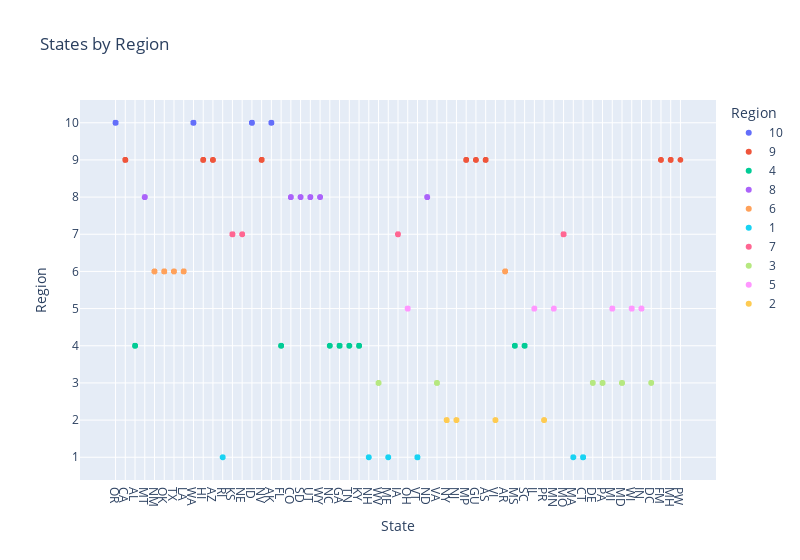

Notebook source saved alongside this figure:
### Markdown cell above
Use scatter plot visualizations to learn more about correlations between columns

### Code cell
all_states = (df['state'].unique())
all_states_sorted = sorted(df['state'].unique())
regions = list(range(1,11))

fig = px.scatter(df,
                 x = 'state',
                 y = 'region',
                 color = 'region',
                 title = 'States by Region',
                 labels = {'state' : 'State',
                           'region' : 'Region'},
    )

fig.update_xaxes(
    categoryorder = 'array',
    categoryarray = all_states,
    tickmode = 'linear',
    dtick = 1
)

fig.update_yaxes(
    categoryorder = 'array',
    categoryarray = regions,
    tickmode = 'linear',
    dtick = 1
)

fig.update_layout(
    width = 800 
)

fig.show()

### Figure 1 — Plotly figure (JSON) as saved in the notebook; plotly's stock layout.template omitted (floating-point values rounded to 4 significant figures; data arrays with more than 128 entries replaced by an {"elided": "..."} marker saying what was removed)
{"data": [{"hovertemplate": "Region=%{y}<br>State=%{x}<extra></extra>", "legendgroup": "10", "marker": {"color": "#636efa", "symbol": "circle"}, "mode": "markers", "name": "10", "showlegend": true, "type": "scattergl", "x": {"elided": "2368 str values"}, "xaxis": "x", "y": {"elided": "2368 str values"}, "yaxis": "y"}, {"hovertemplate": "Region=%{y}<br>State=%{x}<extra></extra>", "legendgroup": "9", "marker": {"color": "#EF553B", "symbol": "circle"}, "mode": "markers", "name": "9", "showlegend": true, "type": "scattergl", "x": {"elided": "2690 str values"}, "xaxis": "x", "y": {"elided": "2690 str values"}, "yaxis": "y"}, {"hovertemplate": "Region=%{y}<br>State=%{x}<extra></extra>", "legendgroup": "4", "marker": {"color": "#00cc96", "symbol": "circle"}, "mode": "markers", "name": "4", "showlegend": true, "type": "scattergl", "x": {"elided": "17701 str values"}, "xaxis": "x", "y": {"elided": "17701 str values"}, "yaxis": "y"}, {"hovertemplate": "Region=%{y}<br>State=%{x}<extra></extra>", "legendgroup": "8", "marker": {"color": "#ab63fa", "symbol": "circle"}, "mode": "markers", "name": "8", "showlegend": true, "type": "scattergl", "x": {"elided": "4589 str values"}, "xaxis": "x", "y": {"elided": "4589 str values"}, "yaxis": "y"}, {"hovertemplate": "Region=%{y}<br>State=%{x}<extra></extra>", "legendgroup": "6", "marker": {"color": "#FFA15A", "symbol": "circle"}, "mode": "markers", "name": "6", "showlegend": true, "type": "scattergl", "x": {"elided": "12848 str values"}, "xaxis": "x", "y": {"elided": "12848 str values"}, "yaxis": "y"}, {"hovertemplate": "Region=%{y}<br>State=%{x}<extra></extra>", "legendgroup": "1", "marker": {"color": "#19d3f3", "symbol": "circle"}, "mode": "markers", "name": "1", "showlegend": true, "type": "scattergl", "x": {"elided": "2593 str values"}, "xaxis": "x", "y": {"elided": "2593 str values"}, "yaxis": "y"}, {"hovertemplate": "Region=%{y}<br>State=%{x}<extra></extra>", "legendgroup": "7", "marker": {"color": "#FF6692", "symbol": "circle"}, "mode": "markers", "name": "7", "showlegend": true, "type": "scattergl", "x": {"elided": "8222 str values"}, "xaxis": "x", "y": {"elided": "8222 str values"}, "yaxis": "y"}, {"hovertemplate": "Region=%{y}<br>State=%{x}<extra></extra>", "legendgroup": "3", "marker": {"color": "#B6E880", "symbol": "circle"}, "mode": "markers", "name": "3", "showlegend": true, "type": "scattergl", "x": {"elided": "5677 str values"}, "xaxis": "x", "y": {"elided": "5677 str values"}, "yaxis": "y"}, {"hovertemplate": "Region=%{y}<br>State=%{x}<extra></extra>", "legendgroup": "5", "marker": {"color": "#FF97FF", "symbol": "circle"}, "mode": "markers", "name": "5", "showlegend": true, "type": "scattergl", "x": {"elided": "7430 str values"}, "xaxis": "x", "y": {"elided": "7430 str values"}, "yaxis": "y"}, {"hovertemplate": "Region=%{y}<br>State=%{x}<extra></extra>", "legendgroup": "2", "marker": {"color": "#FECB52", "symbol": "circle"}, "mode": "markers", "name": "2", "showlegend": true, "type": "scattergl", "x": {"elided": "4367 str values"}, "xaxis": "x", "y": {"elided": "4367 str values"}, "yaxis": "y"}], "layout": {"legend": {"title": {"text": "Region"}, "tracegroupgap": 0}, "title": {"text": "States by Region"}, "width": 800, "xaxis": {"anchor": "y", "categoryarray": ["OR", "CA", "AL", "MT", "NM", "OK", "TX", "LA", "WA", "HI", "AZ", "RI", "KS", "NE", "ID", "NV", "AK", "FL", "CO", "SD", "UT", "WY", "NC", "GA", "TN", "KY", "NH", "WV", "ME", "IA", "OH", "VT", "ND", "VA", "NY", "NJ", "MP", "GU", "AS", "VI", "AR", "MS", "SC", "IL", "PR", "MN", "MO", "MA", "CT", "DE", "PA", "MI", "MD", "WI", "IN", "DC", "FM", "MH", "PW"], "categoryorder": "array", "domain": [0, 1], "dtick": 1, "tickmode": "linear", "title": {"text": "State"}}, "yaxis": {"anchor": "x", "categoryarray": [1, 2, 3, 4, 5, 6, 7, 8, 9, 10], "categoryorder": "array", "domain": [0, 1], "dtick": 1, "tickmode": "linear", "title": {"text": "Region"}}}}
